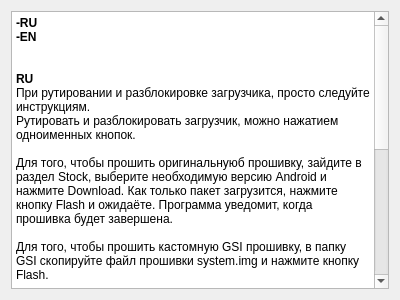
<?xml version="1.0" encoding="UTF-8"?>
<ui version="4.0">
 <class>About</class>
 <widget class="QWidget" name="About">
  <property name="geometry">
   <rect>
    <x>0</x>
    <y>0</y>
    <width>400</width>
    <height>300</height>
   </rect>
  </property>
  <property name="windowTitle">
   <string>About</string>
  </property>
  <layout class="QGridLayout" name="gridLayout">
   <item row="0" column="0">
    <widget class="QTextEdit" name="textEdit">
     <property name="readOnly">
      <bool>true</bool>
     </property>
     <property name="html">
      <string>&lt;!DOCTYPE HTML PUBLIC &quot;-//W3C//DTD HTML 4.0//EN&quot; &quot;http://www.w3.org/TR/REC-html40/strict.dtd&quot;&gt;
&lt;html&gt;&lt;head&gt;&lt;meta name=&quot;qrichtext&quot; content=&quot;1&quot; /&gt;&lt;meta charset=&quot;utf-8&quot; /&gt;&lt;style type=&quot;text/css&quot;&gt;
p, li { white-space: pre-wrap; }
hr { height: 1px; border-width: 0; }
li.unchecked::marker { content: &quot;\2610&quot;; }
li.checked::marker { content: &quot;\2612&quot;; }
&lt;/style&gt;&lt;/head&gt;&lt;body style=&quot; font-family:'Segoe UI'; font-size:9pt; font-weight:400; font-style:normal;&quot;&gt;
&lt;p style=&quot; margin-top:0px; margin-bottom:0px; margin-left:0px; margin-right:0px; -qt-block-indent:0; text-indent:0px;&quot;&gt;&lt;span style=&quot; font-weight:700;&quot;&gt;-RU&lt;/span&gt;&lt;/p&gt;
&lt;p style=&quot; margin-top:0px; margin-bottom:0px; margin-left:0px; margin-right:0px; -qt-block-indent:0; text-indent:0px;&quot;&gt;&lt;span style=&quot; font-weight:700;&quot;&gt;-EN&lt;/span&gt;&lt;/p&gt;
&lt;p style=&quot;-qt-paragraph-type:empty; margin-top:0px; margin-bottom:0px; margin-left:0px; margin-right:0px; -qt-block-indent:0; text-indent:0px; font-weight:700;&quot;&gt;&lt;br /&gt;&lt;/p&gt;
&lt;p style=&quot;-qt-paragraph-type:empty; margin-top:0px; margin-bottom:0px; margin-left:0px; margin-right:0px; -qt-block-indent:0; text-indent:0px;&quot;&gt;&lt;br /&gt;&lt;/p&gt;
&lt;p style=&quot; margin-top:0px; margin-bottom:0px; margin-left:0px; margin-right:0px; -qt-block-indent:0; text-indent:0px;&quot;&gt;&lt;span style=&quot; font-weight:700;&quot;&gt;RU&lt;/span&gt;&lt;/p&gt;
&lt;p style=&quot; margin-top:0px; margin-bottom:0px; margin-left:0px; margin-right:0px; -qt-block-indent:0; text-indent:0px;&quot;&gt;При рутировании и разблокировке загрузчика, просто следуйте инструкциям.&lt;/p&gt;
&lt;p style=&quot; margin-top:0px; margin-bottom:0px; margin-left:0px; margin-right:0px; -qt-block-indent:0; text-indent:0px;&quot;&gt;Рутировать и разблокировать загрузчик, можно нажатием одноименных кнопок.&lt;/p&gt;
&lt;p style=&quot;-qt-paragraph-type:empty; margin-top:0px; margin-bottom:0px; margin-left:0px; margin-right:0px; -qt-block-indent:0; text-indent:0px;&quot;&gt;&lt;br /&gt;&lt;/p&gt;
&lt;p style=&quot; margin-top:0px; margin-bottom:0px; margin-left:0px; margin-right:0px; -qt-block-indent:0; text-indent:0px;&quot;&gt;Для того, чтобы прошить оригинальнуюб прошивку, зайдите в раздел Stock, выберите необходимую версию Android и нажмите Download. Как только пакет загрузится, нажмите кнопку Flash и ожидаёте. Программа уведомит, когда прошивка будет завершена.&lt;/p&gt;
&lt;p style=&quot;-qt-paragraph-type:empty; margin-top:0px; margin-bottom:0px; margin-left:0px; margin-right:0px; -qt-block-indent:0; text-indent:0px;&quot;&gt;&lt;br /&gt;&lt;/p&gt;
&lt;p style=&quot; margin-top:0px; margin-bottom:0px; margin-left:0px; margin-right:0px; -qt-block-indent:0; text-indent:0px;&quot;&gt;Для того, чтобы прошить кастомную GSI прошивку, в папку GSI скопируйте файл прошивки system.img и нажмите кнопку Flash.&lt;/p&gt;
&lt;p style=&quot;-qt-paragraph-type:empty; margin-top:0px; margin-bottom:0px; margin-left:0px; margin-right:0px; -qt-block-indent:0; text-indent:0px;&quot;&gt;&lt;br /&gt;&lt;/p&gt;
&lt;p style=&quot; margin-top:0px; margin-bottom:0px; margin-left:0px; margin-right:0px; -qt-block-indent:0; text-indent:0px;&quot;&gt;Зайдя в раздел Advanced, можно прошить любой раздел на Nokia 3.2.&lt;/p&gt;
&lt;p style=&quot;-qt-paragraph-type:empty; margin-top:0px; margin-bottom:0px; margin-left:0px; margin-right:0px; -qt-block-indent:0; text-indent:0px;&quot;&gt;&lt;br /&gt;&lt;/p&gt;
&lt;p style=&quot; margin-top:0px; margin-bottom:0px; margin-left:0px; margin-right:0px; -qt-block-indent:0; text-indent:0px;&quot;&gt;&lt;span style=&quot; font-weight:700;&quot;&gt;EN&lt;/span&gt;&lt;/p&gt;
&lt;p style=&quot; margin-top:0px; margin-bottom:0px; margin-left:0px; margin-right:0px; -qt-block-indent:0; text-indent:0px;&quot;&gt;When rooting and unlocking the bootloader, just follow the instructions.&lt;/p&gt;
&lt;p style=&quot; margin-top:0px; margin-bottom:0px; margin-left:0px; margin-right:0px; -qt-block-indent:0; text-indent:0px;&quot;&gt;You can root and unlock the bootloader by pressing the same name buttons.&lt;/p&gt;
&lt;p style=&quot;-qt-paragraph-type:empty; margin-top:0px; margin-bottom:0px; margin-left:0px; margin-right:0px; -qt-block-indent:0; text-indent:0px;&quot;&gt;&lt;br /&gt;&lt;/p&gt;
&lt;p style=&quot; margin-top:0px; margin-bottom:0px; margin-left:0px; margin-right:0px; -qt-block-indent:0; text-indent:0px;&quot;&gt;To flash the original firmware, go to Stock, select the required Android version and press Download. As soon as the package is downloaded, press Flash and wait. The program will notify you when the flash is done.&lt;/p&gt;
&lt;p style=&quot;-qt-paragraph-type:empty; margin-top:0px; margin-bottom:0px; margin-left:0px; margin-right:0px; -qt-block-indent:0; text-indent:0px;&quot;&gt;&lt;br /&gt;&lt;/p&gt;
&lt;p style=&quot; margin-top:0px; margin-bottom:0px; margin-left:0px; margin-right:0px; -qt-block-indent:0; text-indent:0px;&quot;&gt;In order to flash the custom GSI firmware, copy the firmware file system.img into the GSI folder and press Flash.&lt;/p&gt;
&lt;p style=&quot;-qt-paragraph-type:empty; margin-top:0px; margin-bottom:0px; margin-left:0px; margin-right:0px; -qt-block-indent:0; text-indent:0px;&quot;&gt;&lt;br /&gt;&lt;/p&gt;
&lt;p style=&quot; margin-top:0px; margin-bottom:0px; margin-left:0px; margin-right:0px; -qt-block-indent:0; text-indent:0px;&quot;&gt;By going to Advanced section, you can flash any section on Nokia 3.2.&lt;/p&gt;&lt;/body&gt;&lt;/html&gt;</string>
     </property>
    </widget>
   </item>
  </layout>
 </widget>
 <resources/>
 <connections/>
</ui>
